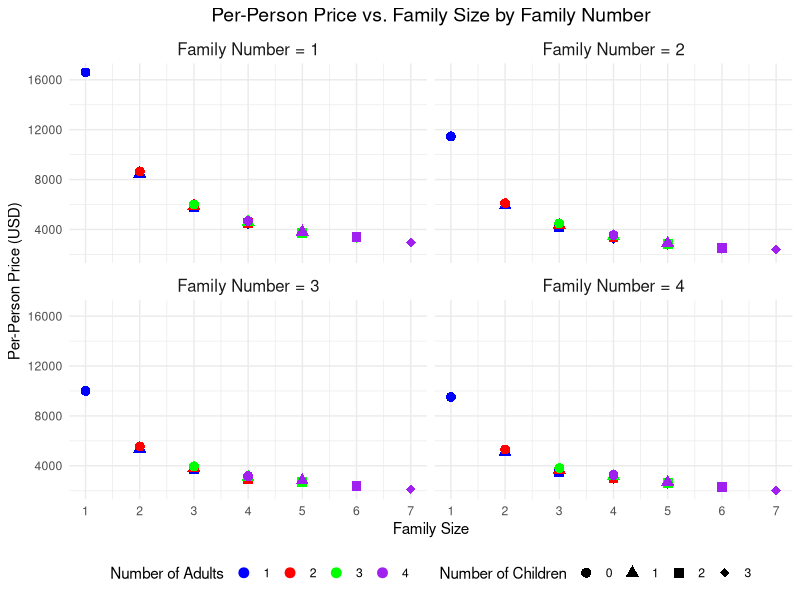
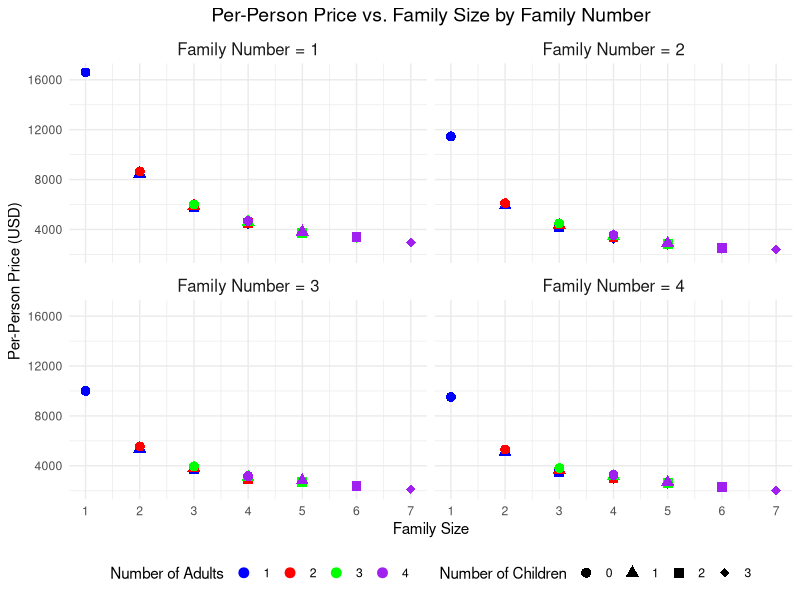

Generate these figures, in order, with R:
# Fixed cost parameters
lodge_d      <- 250     # daily lodging cost per family
days         <- 13      # duration of trip
lodge_total  <- lodge_d * days  # total lodging cost per family
activity.adult <- 500   # total activity cost per adult (>12 years) over 14 days
activity.child <- 250   # total activity cost per child (<=12 years) over 14 days
labor_total    <- 6000    # total labor cost for 14 days
tot.miles.travel <- 2500 # total estimated mileage 
minivan.mpg  <- 20
van.mpg      <- 15
gas.price    <- 2.89
base_margin_rate <- 0.3 # base target profit margin rate

# Define valid family compositions (1-2 adults, 0-2 children)
compositions <- data.frame(
  num_adult    = c(1, 1, 1, 1, 2, 2, 2, 2, 3, 3, 3, 3, 4, 4, 4, 4),
  num_children = c(0, 1, 2, 3, 0, 1, 2, 3, 0, 1, 2, 3, 0, 1, 2, 3)
)

# Create an empty data frame to store results
results <- data.frame(
  family_id = character(),
  family_number = integer(),
  family_size = integer(),
  num_adult = integer(),
  num_children = integer(),
  total_num_people=integer(),
  car_rental_cost = numeric(),
  travel_expense = numeric(),
  family_activity_cost = numeric(),
  family_lodge_cost    = numeric(),
  family_total_cost    = numeric(),
  family_person_cost    = numeric(),
  family_total_price   = numeric(),
  family_person_price   = numeric(),
  family_total_profit  = numeric()
)

# Loop over family numbers (1 to 4)
for (fam_no in 1:4) {
  # Loop over each family in the scenario
  for (fam_idx in 1:fam_no) {
    family_id <- paste0("F", fam_idx)
    # Loop over all valid compositions for this family
    for (comp_idx in 1:nrow(compositions)) {
      num_adult <- compositions$num_adult[comp_idx]
      num_children <- compositions$num_children[comp_idx]
      family_size <- num_adult + num_children
      total_no.people <- fam_no*family_size
      # Determine car rental cost based on total number of people 
      if (total_no.people <= 5) {
        car_rental <- 1500  # 1 minivan
        tot.travel.expense <- (tot.miles.travel/minivan.mpg)*gas.price  # total travel expense
      } else if (total_no.people %in% 6:12) {
        car_rental <- 2000  # 1 full-size van
        tot.travel.expense <- (tot.miles.travel/van.mpg) * gas.price  # total travel expense
      } else if (total_no.people >12) {
        car_rental <- 3500  # 1 full-size van + 1 minivan
        tot.travel.expense <- (tot.miles.travel/van.mpg) * gas.price + (tot.miles.travel/minivan.mpg)*gas.price  # total travel expense
      }
      # Calculate activity cost for the family
      activity_cost <- activity.adult * num_adult + activity.child * num_children
      # Calculate total cost for the family
      tot_cost_family <- (lodge_total + activity_cost) + (labor_total + car_rental + tot.travel.expense)/fam_no
      # Calculate per person cost for the family
      family_person_cost <- tot_cost_family/family_size
      # Calculate weighted target margin rate (10% increase per family)
      target_margin_rate <- base_margin_rate * (1.1)^(fam_no - 1)
      # Calculate target profit and total price for the family
      target_profit_from_the_family <- target_margin_rate * tot_cost_family / (1 - target_margin_rate)
      tot_price_per_family <- tot_cost_family + target_profit_from_the_family
      # Calculate per person price for the family
      person_price_per_family <- tot_price_per_family/family_size
      # Store results in data frame
      results <- rbind(results, data.frame(
        family_id = family_id,
        family_number = fam_no,
        family_size = family_size,
        num_adult = num_adult,
        num_children = num_children,
        total_num_people=total_no.people,
        car_rental_cost = car_rental,
        travel_expense = tot.travel.expense,
        family_activity_cost = activity_cost,
        family_lodge_cost    = lodge_total,
        family_total_cost    = tot_cost_family,
        family_person_cost    = family_person_cost,
        family_total_price   = tot_price_per_family,
        family_person_price   = person_price_per_family,
        family_total_profit  = target_profit_from_the_family
      ))
    }
  }
}

# Save results for Shiny app
saveRDS(results, "tour_cost_results.rds")
# View the results
View(results)

library(ggplot2)
# Create the plot
ggplot(results, aes(x = family_size, y = family_person_price, color = factor(num_adult), shape = factor(num_children))) +
  geom_point(size = 3) +
  facet_wrap(~ family_number, ncol = 2, labeller = labeller(family_number = function(x) paste("Family Number =", x))) +
  scale_color_manual(values = c("1" = "blue", "2" = "red", "3" = "green", "4" = "purple"), name = "Number of Adults") +
  scale_shape_manual(values = c("0" = 16, "1" = 17, "2" = 15, "3" = 18), name = "Number of Children") +
  labs(
    title = "Per-Person Price vs. Family Size by Family Number",
    x = "Family Size",
    y = "Per-Person Price (USD)"
  ) +
  theme_minimal() +
  theme(
    legend.position = "bottom",
    plot.title = element_text(hjust = 0.5, size = 14),
    strip.text = element_text(size = 12)
  ) +
  scale_x_continuous(breaks = 1:7)

# Save the plot
ggsave("family_person_price_plot.png", width = 8, height = 6)

View(results %>% filter(family_size==4, num_adult==1, num_children==3)  )
